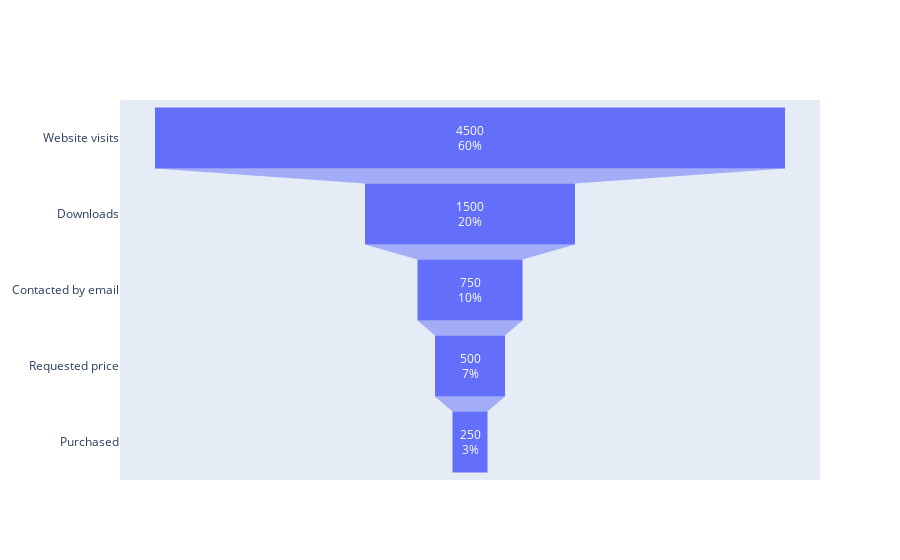

The code cell stored with this chart in its notebook:
### Code cell
import plotly.express as px
from plotly import graph_objects as go
fig = go.Figure()
fig.add_trace(go.Funnel(x=[4500, 1500, 750, 500, 250], y=["Website visits", "Downloads", "Contacted by email", "Requested price", "Purchased"],textposition = "inside",textinfo = "value+percent total"))
fig.write_html('funnel.html')
fig.show()

### Figure 1 — Plotly figure (JSON) as saved in the notebook; plotly's stock layout.template omitted (floating-point values rounded to 4 significant figures)
{"data": [{"textinfo": "value+percent total", "textposition": "inside", "type": "funnel", "x": [4500, 1500, 750, 500, 250], "y": ["Website visits", "Downloads", "Contacted by email", "Requested price", "Purchased"]}], "layout": {}}
